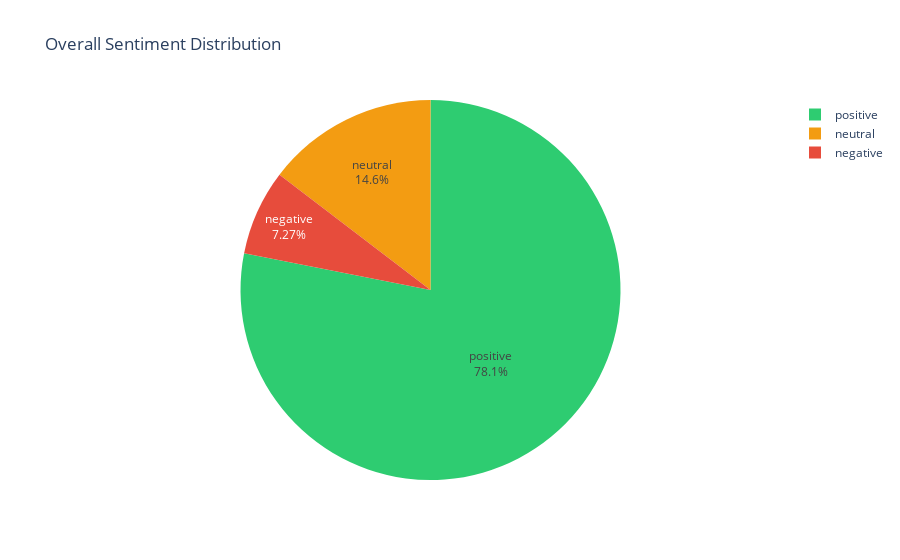
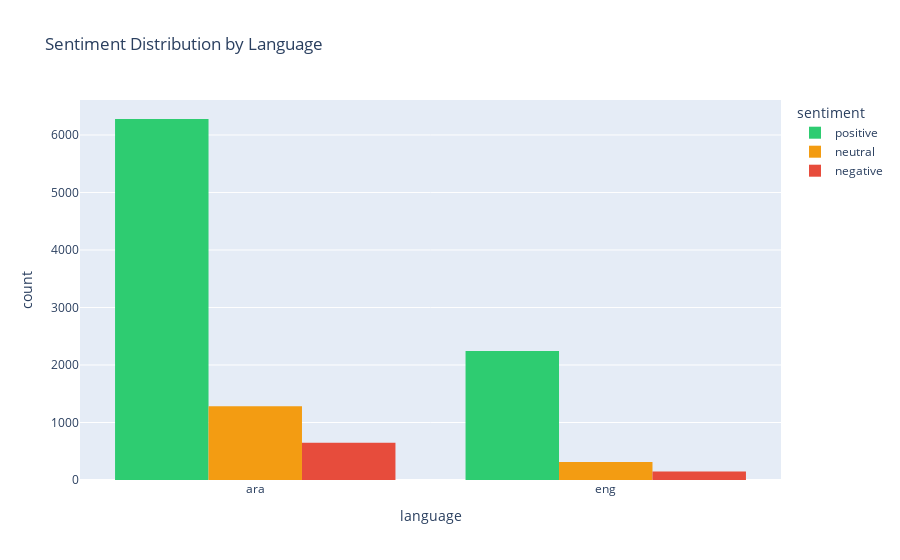

Notebook code cell kept with these figures, in order:
### Markdown cell above
### 6.2 Sentiment Distribution Analysis

### Code cell
# Sentiment distribution
fig = px.pie(df, names='sentiment', title='Overall Sentiment Distribution',
             color='sentiment',
             color_discrete_map={'positive': '#2ecc71', 'neutral': '#f39c12', 'negative': '#e74c3c'})
fig.update_traces(textposition='inside', textinfo='percent+label')
fig.show()

# Sentiment by language
fig2 = px.histogram(df, x='language', color='sentiment', barmode='group',
                    title='Sentiment Distribution by Language',
                    color_discrete_map={'positive': '#2ecc71', 'neutral': '#f39c12', 'negative': '#e74c3c'})
fig2.show()

# Sentiment count
sentiment_counts = df['sentiment'].value_counts()
print("\nSentiment Counts:")
print(sentiment_counts)
print(f"\nPositive Rate: {sentiment_counts['positive']/len(df)*100:.2f}%")
print(f"Neutral Rate: {sentiment_counts['neutral']/len(df)*100:.2f}%")
print(f"Negative Rate: {sentiment_counts['negative']/len(df)*100:.2f}%")

### Figure 1 — Plotly figure (JSON) as saved in the notebook; plotly's stock layout.template omitted (floating-point values rounded to 4 significant figures; data arrays with more than 128 entries replaced by an {"elided": "..."} marker saying what was removed)
{"data": [{"customdata": {"elided": "10908x1 str values"}, "domain": {"x": [0, 1], "y": [0, 1]}, "hovertemplate": "sentiment=%{customdata[0]}<extra></extra>", "labels": {"elided": "10908 str values"}, "legendgroup": "", "marker": {"colors": {"elided": "10908 str values"}}, "name": "", "showlegend": true, "textinfo": "percent+label", "textposition": "inside", "type": "pie"}], "layout": {"legend": {"tracegroupgap": 0}, "title": {"text": "Overall Sentiment Distribution"}}}

### Figure 2 — Plotly figure (JSON) as saved in the notebook; plotly's stock layout.template omitted (floating-point values rounded to 4 significant figures; data arrays with more than 128 entries replaced by an {"elided": "..."} marker saying what was removed)
{"data": [{"alignmentgroup": "True", "bingroup": "x", "hovertemplate": "sentiment=positive<br>language=%{x}<br>count=%{y}<extra></extra>", "legendgroup": "positive", "marker": {"color": "#2ecc71", "pattern": {"shape": ""}}, "name": "positive", "offsetgroup": "positive", "orientation": "v", "showlegend": true, "type": "histogram", "x": {"elided": "8520 str values"}, "xaxis": "x", "yaxis": "y"}, {"alignmentgroup": "True", "bingroup": "x", "hovertemplate": "sentiment=neutral<br>language=%{x}<br>count=%{y}<extra></extra>", "legendgroup": "neutral", "marker": {"color": "#f39c12", "pattern": {"shape": ""}}, "name": "neutral", "offsetgroup": "neutral", "orientation": "v", "showlegend": true, "type": "histogram", "x": {"elided": "1595 str values"}, "xaxis": "x", "yaxis": "y"}, {"alignmentgroup": "True", "bingroup": "x", "hovertemplate": "sentiment=negative<br>language=%{x}<br>count=%{y}<extra></extra>", "legendgroup": "negative", "marker": {"color": "#e74c3c", "pattern": {"shape": ""}}, "name": "negative", "offsetgroup": "negative", "orientation": "v", "showlegend": true, "type": "histogram", "x": {"elided": "793 str values"}, "xaxis": "x", "yaxis": "y"}], "layout": {"barmode": "group", "legend": {"title": {"text": "sentiment"}, "tracegroupgap": 0}, "title": {"text": "Sentiment Distribution by Language"}, "xaxis": {"anchor": "y", "domain": [0, 1], "title": {"text": "language"}}, "yaxis": {"anchor": "x", "domain": [0, 1], "title": {"text": "count"}}}}
